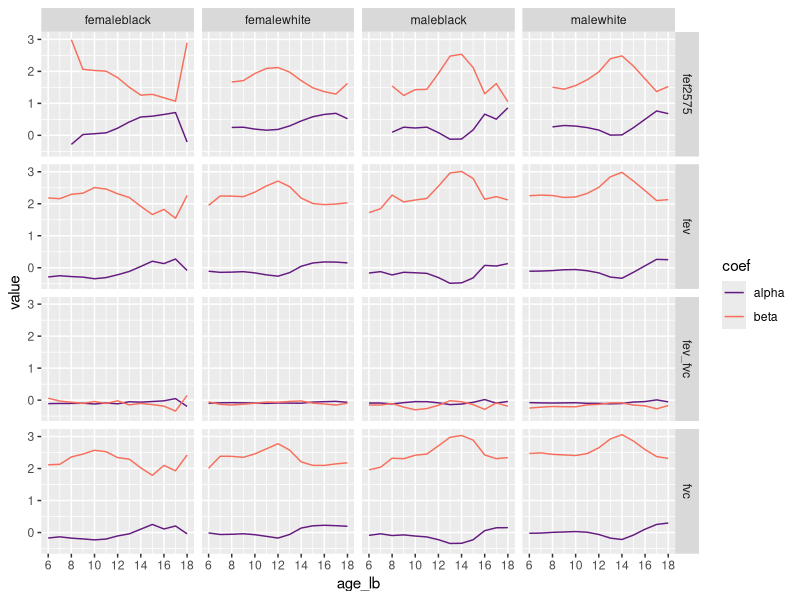

Generate this figure with R:
## This is a data entry script for the Wang (1993) coefficients.  Rather
##   than typing these into a spreadsheet and loading that, I've opted to just
##   use the tribble() function for data entry.

library(tibble)
library(rlang)
library(dplyr)

# wm = white male.  Table 2 from the manuscript.
wang_coefs_wm <- tibble::tribble(
    ~alpha, ~beta,
    # fvc:
    -0.024, 2.470,
    -0.018, 2.489,
    0.005, 2.443,
    0.017, 2.426,
    0.030, 2.407,

    0.009, 2.468,
    -0.061, 2.649,
    -0.175, 2.924,
    -0.219, 3.060,
    -0.079, 2.859,

    0.104, 2.591,
    0.253, 2.374,
    0.296, 2.316,


    # fev:
    -0.109, 2.252,
    -0.104, 2.270,
    -0.089, 2.257,
    -0.063, 2.197,
    -0.057, 2.212,

    -0.093, 2.324,
    -0.161, 2.512,
    -0.292, 2.843,
    -0.329, 2.983,
    -0.141, 2.709,

    0.062, 2.409,
    0.262, 2.099,
    0.251, 2.129,


    # fev/fvc
    -0.078, -0.248,
    -0.086, -0.220,
    -0.091, -0.199,
    -0.086, -0.206,
    -0.081, -0.209,

    -0.101, -0.147,
    -0.101, -0.133,
    -0.116, -0.085,
    -0.106, -0.087,
    -0.060, -0.155,

    -0.045, -0.178,
    0.008,  -0.272,
    -0.054, -0.170,

    # fef2575 - omitted for 6 and 7 year olds in the paper.
    NA_real_, NA_real_,
    NA_real_, NA_real_,
    0.264, 1.505,
    0.308, 1.443,
    0.290, 1.557,

    0.242, 1.738,
    0.165, 1.982,
    0.007, 2.396,
    0.014, 2.483,
    0.241, 2.163,

    0.503, 1.764,
    0.762, 1.368,
    0.678, 1.528
)

wang_coefs_wm <- wang_coefs_wm %>%
    dplyr::mutate(
        race = "white",
        sex = "male",
        age_lb = rep(6:18, times = 4),
        measure = rep(c('fvc', 'fev', 'fev_fvc', 'fef2575'), each = 13)
    ) %>%
    dplyr::select(measure, race, sex, age_lb, alpha, beta)






# wf = white female.  Table 3 from the manuscript.
wang_coefs_wf <- tibble::tribble(
    ~alpha, ~beta,
    # fvc:
    -0.013, 2.007,
    -0.062, 2.385,
    -0.055, 2.381,
    -0.039, 2.351,
    -0.068, 2.458,

    -0.120, 2.617,
    -0.174, 2.776,
    -0.061, 2.576,
    0.139, 2.208,
    0.210, 2.099,

    0.226, 2.097,
    0.214, 2.146,
    0.195, 2.179,

    # fev:
    -0.109, 1.949,
    -0.144, 2.243,
    -0.137, 2.239,
    -0.123, 2.222,
    -0.161, 2.364,

    -0.223, 2.558,
    -0.264, 2.709,
    -0.153, 2.535,
    0.046, 2.178,
    0.148, 2.008,

    0.181, 1.972,
    0.176, 1.992,
    0.152, 2.031,

    # fev/fvc
    -0.097, -0.055,
    -0.084, -0.132,
    -0.079, -0.152,
    -0.084, -0.128,
    -0.092, -0.097,

    -0.102, -0.061,
    -0.090, -0.067,
    -0.093, -0.040,
    -0.096, -0.026,
    -0.062, -0.093,

    -0.048, -0.120,
    -0.038, -0.154,
    -0.069, -0.096,

    # fef2575 - omitted for 6 and 7 year olds in the paper.
    NA_real_, NA_real_,
    NA_real_, NA_real_,
    0.247, 1.668,
    0.254, 1.710,
    0.195, 1.933,

    0.161, 2.091,
    0.185, 2.120,
    0.294, 1.976,
    0.450, 1.711,
    0.581, 1.486,

    0.654, 1.366,
    0.688, 1.290,
    0.520, 1.622
)

wang_coefs_wf <- wang_coefs_wf %>%
    dplyr::mutate(
        race = "white",
        sex = "female",
        age_lb = rep(6:18, times = 4),
        measure = rep(c('fvc', 'fev', 'fev_fvc', 'fef2575'), each = 13)
    ) %>%
    dplyr::select(measure, race, sex, age_lb, alpha, beta)





# bm = black male.  Table 4 from the manuscript.
wang_coefs_bm <- tibble::tribble(
    ~alpha, ~beta,
    # fvc:
    -0.088, 1.961,
    -0.040, 2.040,
    -0.094, 2.323,
    -0.074, 2.308,
    -0.110, 2.417,

    -0.138, 2.453,
    -0.224, 2.710,
    -0.342, 2.975,
    -0.337, 3.035,
    -0.226, 2.889,

    0.058, 2.425,
    0.148, 2.310,
    0.152, 2.341,

    # fev:
    -0.166, 1.723,
    -0.122, 1.846,
    -0.225, 2.271,
    -0.142, 2.059,
    -0.157, 2.117,

    -0.176, 2.166,
    -0.307, 2.548,
    -0.486, 2.962,
    -0.472, 3.010,
    -0.318, 2.789,

    0.074, 2.140,
    0.053, 2.223,
    0.130, 2.121,

    # fev/fvc
    -0.091, -0.152,
    -0.091, -0.153,
    -0.118, -0.104,
    -0.079, -0.218,
    -0.047, -0.303,

    -0.048, -0.263,
    -0.084, -0.162,
    -0.141, -0.018,
    -0.123, -0.050,
    -0.070, -0.140,

    0.018, -0.289,
    -0.095, -0.087,
    -0.041, -0.190,

    # fef2575 - omitted for 6 and 7 year olds in the paper.
    NA_real_, NA_real_,
    NA_real_, NA_real_,
    0.097, 1.544,
    0.255, 1.248,
    0.230, 1.428,

    0.256, 1.438,
    0.085, 1.936,
    -0.121, 2.476,
    -0.115, 2.536,
    0.170, 2.120,

    0.663, 1.299,
    0.505, 1.618,
    0.859, 1.053
)

wang_coefs_bm <- wang_coefs_bm %>%
    dplyr::mutate(
        race = "black",
        sex = "male",
        age_lb = rep(6:18, times = 4),
        measure = rep(c('fvc', 'fev', 'fev_fvc', 'fef2575'), each = 13)
    ) %>%
    dplyr::select(measure, race, sex, age_lb, alpha, beta)




# bf = black female.  Table 5 from the manuscript.
wang_coefs_bf <- tibble::tribble(
    ~alpha, ~beta,
    # fvc:
    -0.172, 2.117,
    -0.135, 2.132,
    -0.176, 2.362,
    -0.200, 2.452,
    -0.230, 2.571,

    -0.204, 2.526,
    -0.107, 2.342,
    -0.042, 2.294,
    0.105, 2.021,
    0.253, 1.787,

    0.111, 2.098,
    0.205, 1.930,
    -0.042, 2.423,

    # fev:
    -0.288, 2.182,
    -0.250, 2.158,
    -0.276, 2.295,
    -0.294, 2.330,
    -0.344, 2.507,

    -0.308, 2.460,
    -0.219, 2.312,
    -0.117, 2.196,
    0.041, 1.920,
    0.203, 1.662,

    0.129, 1.824,
    0.273, 1.547,
    -0.084, 2.259,

    # fev/fvc
    -0.109, 0.059,
    -0.104, -0.030,
    -0.103, -0.066,
    -0.097, -0.104,
    -0.120, -0.043,

    -0.089, -0.105,
    -0.115, -0.021,
    -0.051, -0.148,
    -0.063, -0.103,
    -0.043, -0.139,

    -0.022, -0.188,
    0.048, -0.342,
    -0.197, 0.145,

    # fef2575 - omitted for 6 and 7 year olds in the paper.
    NA_real_, NA_real_,
    NA_real_, NA_real_,
    -0.283, 2.990,
    0.025, 2.062,
    0.051, 2.028,

    0.078, 2.006,
    0.225, 1.804,
    0.418, 1.504,
    0.574, 1.257,
    0.599, 1.281,

    0.653, 1.175,
    0.713, 1.067,
    -0.209, 2.896
)

wang_coefs_bf <- wang_coefs_bf %>%
    dplyr::mutate(
        race = "black",
        sex = "female",
        age_lb = rep(6:18, times = 4),
        measure = rep(c('fvc', 'fev', 'fev_fvc', 'fef2575'), each = 13)
    ) %>%
    dplyr::select(measure, race, sex, age_lb, alpha, beta)



wang_coefs <- dplyr::bind_rows(
    wang_coefs_wm,
    wang_coefs_wf,
    wang_coefs_bm,
    wang_coefs_bf
)




# A few diagnostics I used to check my data.  Uncomment these if desired, or
#   if some changes are needed to the data.
# plot discover big mistakes:
library(ggplot2)
library(tidyr)
wang_coefs %>%
    dplyr::mutate(sr = paste0(sex, race)) %>%
    tidyr::pivot_longer(cols = c('alpha', 'beta'),
                        names_to = 'coef',
                        values_to = 'value') %>%
    ggplot(data = ., aes(x = age_lb, y = value, color = coef)) +
    geom_line() +
    scale_color_viridis_d(option = "magma", begin = 0.3, end = 0.7) +
    scale_x_continuous(breaks = seq(6,18,by= 2)) +
    facet_grid(rows = vars(measure), cols = vars(sr))

# looking at the coefficients and double checking for little ones:
wang_coefs %>% dplyr::select(measure, age_lb, alpha, beta) %>%
    View(.)






# usethis::use_data(wang_coefs, overwrite = TRUE)
